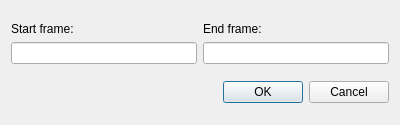
<?xml version="1.0" encoding="UTF-8"?>
<ui version="4.0">
 <class>RangeDialog</class>
 <widget class="QDialog" name="RangeDialog">
  <property name="geometry">
   <rect>
    <x>0</x>
    <y>0</y>
    <width>400</width>
    <height>125</height>
   </rect>
  </property>
  <property name="windowTitle">
   <string>Copy Splines Across Time</string>
  </property>
  <layout class="QVBoxLayout" name="verticalLayout">
   <item>
    <layout class="QGridLayout" name="gridLayout">
     <item row="0" column="0">
      <widget class="QLabel" name="label">
       <property name="sizePolicy">
        <sizepolicy hsizetype="Preferred" vsizetype="Fixed">
         <horstretch>0</horstretch>
         <verstretch>0</verstretch>
        </sizepolicy>
       </property>
       <property name="text">
        <string>Start frame:</string>
       </property>
      </widget>
     </item>
     <item row="1" column="1">
      <widget class="QLineEdit" name="highEdit">
       <property name="sizePolicy">
        <sizepolicy hsizetype="Preferred" vsizetype="Fixed">
         <horstretch>0</horstretch>
         <verstretch>0</verstretch>
        </sizepolicy>
       </property>
       <property name="maxLength">
        <number>32767</number>
       </property>
      </widget>
     </item>
     <item row="0" column="1">
      <widget class="QLabel" name="label_2">
       <property name="sizePolicy">
        <sizepolicy hsizetype="Preferred" vsizetype="Fixed">
         <horstretch>0</horstretch>
         <verstretch>0</verstretch>
        </sizepolicy>
       </property>
       <property name="text">
        <string>End frame:</string>
       </property>
      </widget>
     </item>
     <item row="1" column="0">
      <widget class="QLineEdit" name="lowEdit">
       <property name="sizePolicy">
        <sizepolicy hsizetype="Preferred" vsizetype="Fixed">
         <horstretch>0</horstretch>
         <verstretch>0</verstretch>
        </sizepolicy>
       </property>
      </widget>
     </item>
    </layout>
   </item>
   <item>
    <widget class="QDialogButtonBox" name="buttonBox">
     <property name="orientation">
      <enum>Qt::Horizontal</enum>
     </property>
     <property name="standardButtons">
      <set>QDialogButtonBox::Cancel|QDialogButtonBox::Ok</set>
     </property>
    </widget>
   </item>
  </layout>
 </widget>
 <resources/>
 <connections>
  <connection>
   <sender>buttonBox</sender>
   <signal>accepted()</signal>
   <receiver>RangeDialog</receiver>
   <slot>accept()</slot>
   <hints>
    <hint type="sourcelabel">
     <x>248</x>
     <y>254</y>
    </hint>
    <hint type="destinationlabel">
     <x>157</x>
     <y>274</y>
    </hint>
   </hints>
  </connection>
  <connection>
   <sender>buttonBox</sender>
   <signal>rejected()</signal>
   <receiver>RangeDialog</receiver>
   <slot>reject()</slot>
   <hints>
    <hint type="sourcelabel">
     <x>316</x>
     <y>260</y>
    </hint>
    <hint type="destinationlabel">
     <x>286</x>
     <y>274</y>
    </hint>
   </hints>
  </connection>
 </connections>
</ui>
